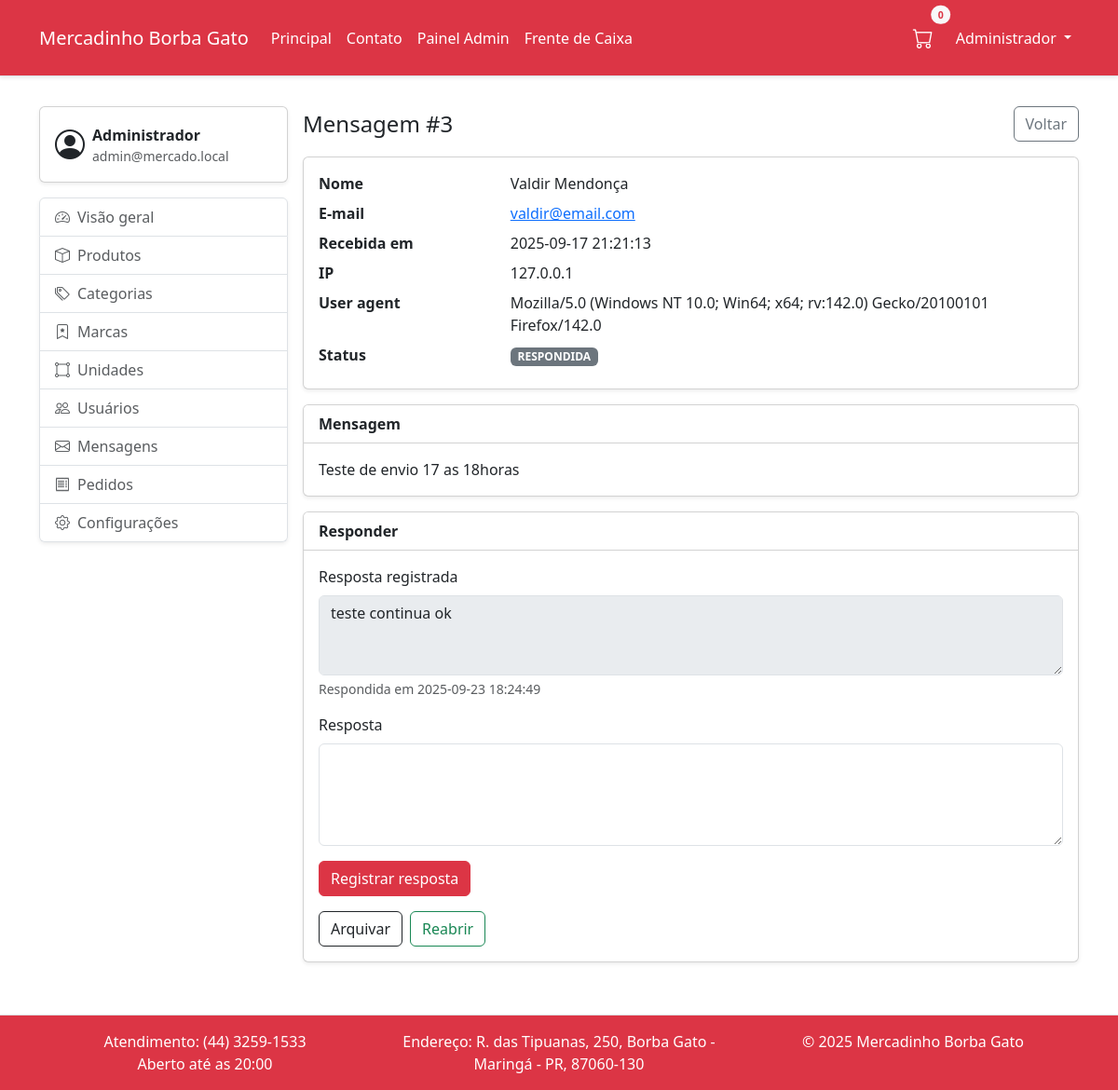
Page /public/admin/mensagens/ver?id=3 (signed in) on the committed database.
### tables this page shows
CREATE TABLE `contato_mensagens` (
  `id` int NOT NULL AUTO_INCREMENT,
  `nome` varchar(120) NOT NULL,
  `email` varchar(160) NOT NULL,
  `mensagem` text NOT NULL,
  `resposta` text,
  `status` enum('aberta','respondida','arquivada') NOT NULL DEFAULT 'aberta',
  `ip` varchar(45) DEFAULT NULL,
  `user_agent` varchar(255) DEFAULT NULL,
  `criada_em` timestamp NOT NULL DEFAULT CURRENT_TIMESTAMP,
  `respondida_em` timestamp NULL DEFAULT NULL,
  PRIMARY KEY (`id`)
);

### App/Core/View.php (called while the page is built, shortened)
<?php
final class View
{
    private string $basePath;
    public function __construct()
    {
        $bp = realpath(__DIR__ . '/../Views');
        $this->basePath = $bp !== false ? $bp : (__DIR__ . '/../Views');
    }
    public function render(string $template, array $data = []): void
    {
        $rel = str_replace(['.', ':'], DIRECTORY_SEPARATOR, $template) . '.php';
        $file = $this->basePath . DIRECTORY_SEPARATOR . $rel;
        extract($data, EXTR_SKIP);
        require $file;
    }
}

### App/Core/Controller.php (called while the page is built, shortened)
<?php
abstract class Controller
{
    protected View $view;
    public function __construct()
    {
        $this->view = new View();
    }
    protected function render(string $template, array $data = []): void
    {
        $this->view->render($template, $data);
    }
}

### App/Controllers/Admin/MensagensController.php (called while the page is built, shortened)
<?php
final class MensagensController extends BaseAdminController
{
    private MensagemDAO $dao;
    public function __construct()
    {
        $this->dao = new MensagemDAO(Database::getConnection());
    }
    public function show(): void
    {
        $id = (int)($_GET['id'] ?? 0);
        $mensagem = $this->dao->find($id);
        $this->render('admin/mensagens/ver', [
            'title'    => 'Mensagem #' . $id,
            'mensagem' => $mensagem,
        ]);
    }
}

### public/index.php (called while the page is built, shortened)
<?php
$router = new Router();
$method = $_SERVER['REQUEST_METHOD'] ?? 'GET';
$uri    = parse_url($_SERVER['REQUEST_URI'] ?? '/', PHP_URL_PATH) ?? '/';
$scriptName = str_replace('\\', '/', $_SERVER['SCRIPT_NAME'] ?? '');
$scriptDir  = rtrim(str_replace('\\', '/', dirname($scriptName)), '/');
$path = $uri;
if ($scriptName && strpos($path, $scriptName) === 0) {
    $path = substr($path, strlen($scriptName));
}
elseif ($scriptDir && $scriptDir !== '' && $scriptDir !== '/' && strpos($path, $scriptDir) === 0) {
    $path = substr($path, strlen($scriptDir));
}
$path = '/' . ltrim($path, '/');
$router->dispatch($method, $path);

### App/Core/Url.php (called while the page is built, shortened)
<?php declare(strict_types=1);
final class Url
{
    private static function base(): string
    {
        $script = $_SERVER['SCRIPT_NAME'] ?? '';
        $base = rtrim(str_replace('\\','/', dirname($script)), '/');
        return $base;
    }
    public static function to(string $path): string
    {
        $p = str_starts_with($path, '/') ? $path : '/' . $path;
        $base = self::base();
        return $base . $p;
    }
}

### App/DAO/Database.php (called while the page is built, shortened)
<?php
final class Database
{
    private static ?PDO $pdo = null;
    public static function getConnection(): PDO
    {
        if (self::$pdo === null) {
            $host = $_ENV['DB_HOST'] ?? $_ENV['MYSQLHOST'] ?? '127.0.0.1';
            $port = $_ENV['DB_PORT'] ?? $_ENV['MYSQLPORT'] ?? '3306';
            $database = $_ENV['DB_NAME'] ?? $_ENV['DB_DATABASE'] ?? $_ENV['MYSQLDATABASE'] ?? 'mercadinho';
            $user = $_ENV['DB_USER'] ?? $_ENV['DB_USERNAME'] ?? $_ENV['MYSQLUSER'] ?? 'root';
            $pass = $_ENV['DB_PASS'] ?? $_ENV['DB_PASSWORD'] ?? $_ENV['MYSQLPASSWORD'] ?? '';
            $dsn = sprintf('mysql:host=%s;port=%s;dbname=%s;charset=utf8mb4', $host, $port, $database);
            self::$pdo = new PDO($dsn, $user, $pass, [
                PDO::ATTR_ERRMODE => PDO::ERRMODE_EXCEPTION,
                PDO::ATTR_DEFAULT_FETCH_MODE => PDO::FETCH_ASSOC,
                PDO::ATTR_EMULATE_PREPARES => false,
            ]);
        }
        return self::$pdo;
    }
}

### App/DAO/MensagemDAO.php (called while the page is built, shortened)
<?php declare(strict_types=1);
final class MensagemDAO
{
    public function find(int $id): ?array
    {
        $stmt = $this->pdo->prepare('SELECT id, nome, email, mensagem, status, criada_em, ip, user_agent, resposta, respondida_em FROM contato_mensagens WHERE id = :id LIMIT 1');
        $stmt->execute([':id' => $id]);
        $row = $stmt->fetch(PDO::FETCH_ASSOC);
        return $row !== false ? $row : null;
    }
}

### App/Views/admin/mensagens/ver.php (the view, shortened to what this page needs)
<?php
$mensagem = $mensagem ?? [];
$h = static fn($v) => htmlspecialchars((string)$v, ENT_QUOTES, 'UTF-8');
$statusAtual = $mensagem['status'] ?? 'aberta';
?>
<!doctype html>
<html lang="pt-br">
<head>
  <link rel="stylesheet" href="<?= \App\Core\Url::to('/assets/css/bootstrap.min.css') ?>" />
  <link href="https://cdn.jsdelivr.net/npm/bootstrap-icons@1.10.5/font/bootstrap-icons.css" rel="stylesheet" />
  <link rel="stylesheet" href="<?= Url::to('/assets/site/css/style.css') ?>" />
</head>
<body>
<div class="d-flex flex-column wrapper">
  <?php require dirname(__DIR__, 2) . '/partials/navbar.php'; ?>
  <main class="flex-fill">
    <div class="container py-3">
      <div class="row g-3">
        <div class="col-12 col-lg-3">
          <?php require dirname(__DIR__, 2) . '/partials/admin-sidebar.php'; ?>
        </div>
        <div class="col-12 col-lg-9">
          <div class="d-flex align-items-center justify-content-between mb-3">
            <h1 class="h4 mb-0">Mensagem #<?= (int)($mensagem['id'] ?? 0) ?></h1>
            <a href="<?= Url::to('/admin/mensagens') ?>" class="btn btn-outline-secondary">Voltar</a>
          </div>
          <div class="card shadow-sm mb-3">
            <div class="card-body">
              <dl class="row mb-0">
                <dt class="col-sm-3">Nome</dt>
                <dd class="col-sm-9"><?= $h($mensagem['nome'] ?? '') ?></dd>
                <dt class="col-sm-3">E-mail</dt>
                <dd class="col-sm-9"><a href="mailto:<?= $h($mensagem['email'] ?? '') ?>"><?= $h($mensagem['email'] ?? '') ?></a></dd>
                <dt class="col-sm-3">Recebida em</dt>
                <dd class="col-sm-9"><?= $h($mensagem['criada_em'] ?? '-') ?></dd>
                <dt class="col-sm-3">IP</dt>
                <dd class="col-sm-9"><?= $h($mensagem['ip'] ?? '-') ?></dd>
                <dt class="col-sm-3">User agent</dt>
                <dd class="col-sm-9 text-break"><?= $h($mensagem['user_agent'] ?? '-') ?></dd>
                <dt class="col-sm-3">Status</dt>
                <dd class="col-sm-9"><span class="badge text-bg-secondary text-uppercase"><?= $h($statusAtual) ?></span></dd>
              </dl>
            </div>
          </div>
          <div class="card shadow-sm mb-3">
            <div class="card-header bg-white fw-semibold">Mensagem</div>
            <div class="card-body">
              <p class="mb-0 text-prewrap"><?= nl2br($h($mensagem['mensagem'] ?? '')) ?></p>
            </div>
          </div>
          <div class="card shadow-sm mb-3">
            <div class="card-header bg-white fw-semibold">Responder</div>
            <div class="card-body">
              <?php if (($mensagem['resposta'] ?? '') !== ''): ?>
                <div class="mb-3">
                  <span class="form-label d-block">Resposta registrada</span><textarea class="form-control" rows="3" disabled><?= $h($mensagem['resposta']) ?></textarea>
                  <div class="form-text">Respondida em <?= $h($mensagem['respondida_em'] ?? '-') ?></div>
                </div>
              <?php endif; ?>
              <form method="post" action="<?= Url::to('/admin/mensagens/responder') ?>" class="row g-3">
                <div class="col-12">
                  <label for="resposta" class="form-label">Resposta</label>
                  <textarea id="resposta" name="resposta" class="form-control" rows="4" required></textarea>
                </div>
                <div class="col-12">
                  <button type="submit" class="btn btn-danger">Registrar resposta</button>
                </div>
              </form>
              <div class="mt-3 d-flex gap-2">
                <form method="post" action="<?= Url::to('/admin/mensagens/status') ?>" class="d-inline">
                  <button type="submit" class="btn btn-outline-dark">Arquivar</button>
                </form>
                <?php if ($statusAtual !== 'aberta'): ?>
                  <form method="post" action="<?= Url::to('/admin/mensagens/status') ?>" class="d-inline">
                    <button type="submit" class="btn btn-outline-success">Reabrir</button>
                  </form>
                <?php endif; ?>
              </div>
            </div>
          </div>
        </div>
      </div>
    </div>
  </main>
  <?php require dirname(__DIR__, 2) . '/partials/footer.php'; ?>
</div>
</body>
</html>

### public/assets/site/css/style.css (style rules this page uses)
body { min-width: 372px; }
.wrapper { min-height: 100vh; }

### rows in the picture
contato_mensagens: id "3", nome "Valdir Mendonça", email "valdir@email.com", criada_em "2025-09-17 21:21:13", ip "127.0.0.1", user_agent "Mozilla/5.0 (Windows NT 10.0; Win64; x64; rv:142.0) Gecko/20100101 Firefox/142.0", status "RESPONDIDA", mensagem "Teste de envio 17 as 18horas", resposta "teste continua ok", respondida_em "2025-09-23 18:24:49"

### other values in the picture
$cartCount "0"
$u['nome'] "Administrador"
$nome "Administrador"
$email "admin@mercado.local"
